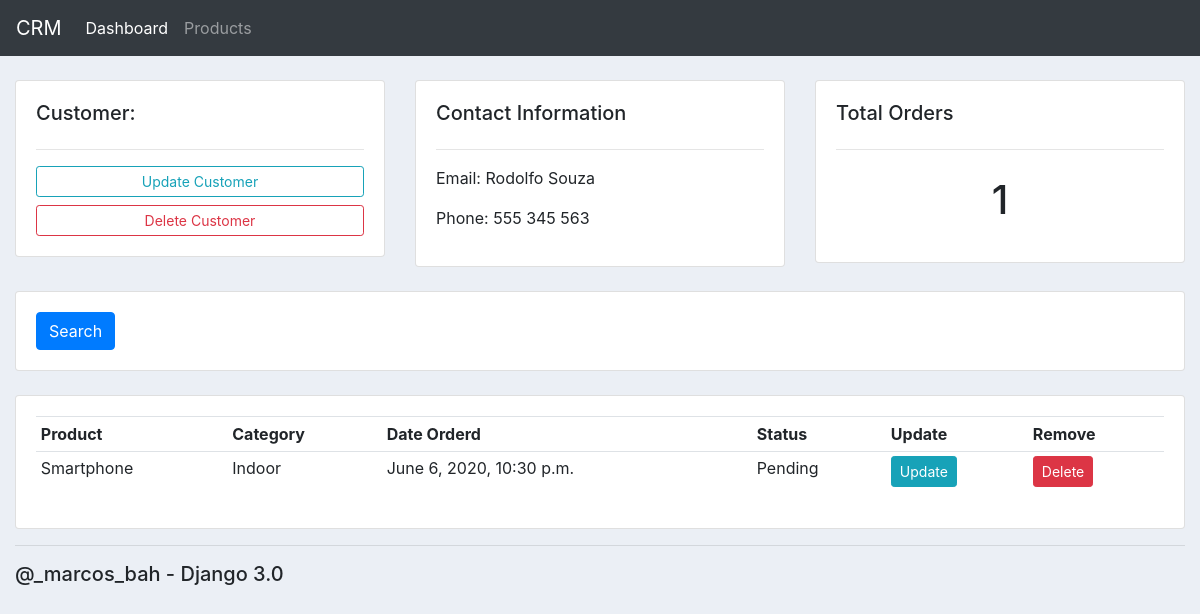
Screenshot of /customer/1 with the database file from the repository.
### accounts/models.py (models this page shows, shortened)
class Customer(models.Model):
    name = models.CharField(max_length=200, null=True)
    phone = models.CharField(max_length=200, null=True)
    email = models.CharField(max_length=200, null=True)
    date_created = models.DateTimeField(auto_now_add=True, null=True)

class Order(models.Model):
    STATUS = (
        ('Pending', 'Pending'),
        ('Out for delivery', 'Out for delivery'),
        ('Delivered', 'Delivered'),
    )
    customer = models.ForeignKey(
        Customer, null=True, on_delete=models.SET_NULL)
    product = models.ForeignKey(Product, null=True, on_delete=models.SET_NULL)
    date_created = models.DateTimeField(auto_now_add=True, null=True)
    status = models.CharField(max_length=200, null=True, choices=STATUS)

class Product(models.Model):
    CATEGORY = (
        ('Indoor', 'Indoor'),
        ('Out Door', 'Out Door'),
    )
    name = models.CharField(max_length=200, null=True)
    price = models.FloatField(null=True)
    category = models.CharField(max_length=200, null=True, choices=CATEGORY)
    description = models.CharField(max_length=200, null=True, blank=True)
    date_created = models.DateTimeField(auto_now_add=True, null=True)
    tags = models.ManyToManyField(Tag)

### accounts/views.py (the view)
# urls.py: path('customer/<str:pk>', views.customer, name="customer"),
def customer(req, pk):
    customer = Customer.objects.get(id=pk)
    orders = customer.order_set.all()
    total_orders = orders.count()
    return render(req, 'accounts/customer.html', {
        'customer': customer,
        'orders': orders,
        'total_orders' : total_orders,
    })

### accounts/templates/accounts/customer.html
{% extends 'accounts/main.html' %}
{% block content %}
<br>
<div class="row">
	<div class="col-md">
		<div class="card card-body">
			<h5>Customer:</h5>
			<hr>
			<a class="btn btn-outline-info  btn-sm btn-block" href="">Update Customer</a>
			<a class="btn btn-outline-danger  btn-sm btn-block" href="">Delete Customer</a>
		</div>
	</div>
	<div class="col-md">
		<div class="card card-body">
			<h5>Contact Information</h5>
			<hr>
			<p>Email: {{customer.name}}</p>
			<p>Phone: {{customer.phone}}</p>
		</div>
	</div>
	<div class="col-md">
		<div class="card card-body">
			<h5>Total Orders</h5>
			<hr>
			<h1 style="text-align: center;padding: 10px">{{total_orders}}</h1>
		</div>
	</div>
</div>
<br>
<div class="row">
	<div class="col">
		<div class="card card-body">
			<form method="get">
				<button class="btn btn-primary" type="submit">Search</button>
			</form>
		</div>
	</div>
</div>
<br>
<div class="row">
	<div class="col-md">
		<div class="card card-body">
			<table class="table table-sm">
				<tr>
					<th>Product</th>
					<th>Category</th>
					<th>Date Orderd</th>
					<th>Status</th>
					<th>Update</th>
					<th>Remove</th>
				</tr>
				{% for order in orders %}
				<tr>
					<td>{{order.product.name}}</td>
					<td>{{order.product.category}}</td>
					<td>{{order.date_created}}</td>
					<td>{{order.status}}</td>
					<td><a class="btn btn-sm btn-info" href="{% url 'update_order' order.id %}">Update</a></td>
					<td><a class="btn btn-sm btn-danger" href="{% url 'delete_order' order.id %}">Delete</a></td>
				</tr>
				{% endfor %}
			</table>
		</div>
	</div>
</div>
{% endblock %}

### static/css/main.css (style rules this page uses)
body { background-color: #ebeff5; }

### rows the page displays
Customer: name "Rodolfo Souza", phone "555 345 563"
Order: product.name "Smartphone", product.category "Indoor", date_created "June 6, 2020, 10:30 p.m.", status "Pending"

### other values shown
{{ total_orders }} "1"
